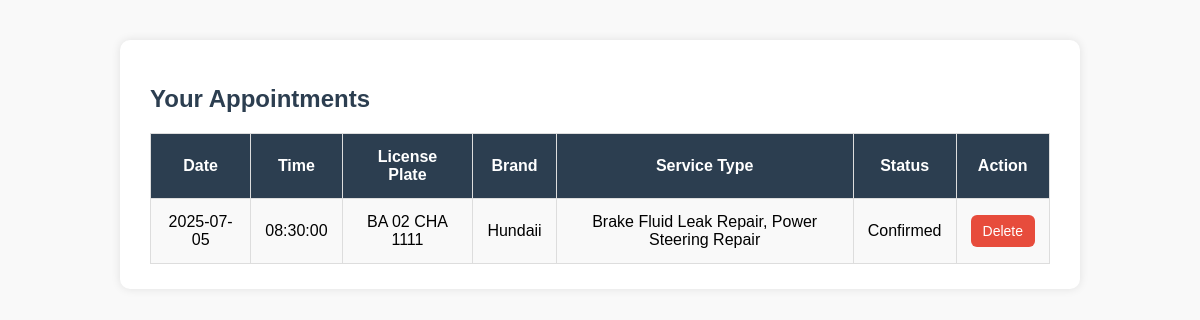
Page /userdashboard/appointment-list.php (signed in) on the committed database.
### tables this page shows
CREATE TABLE `appointments` (
  `id` int(11) NOT NULL,
  `user_id` int(11) DEFAULT NULL,
  `vehicle_id` int(11) NOT NULL,
  `appointment_date` date NOT NULL,
  `appointment_time` time NOT NULL,
  `slot_number` int(1) NOT NULL,
  `status` varchar(50) DEFAULT 'pending',
  `service_type` varchar(300) DEFAULT NULL,
  `user_first_name` varchar(255) DEFAULT NULL
);

CREATE TABLE `vehicles` (
  `id` int(11) NOT NULL,
  `user_id` int(11) DEFAULT NULL,
  `brand` varchar(50) NOT NULL,
  `model` varchar(50) NOT NULL,
  `year` year(4) NOT NULL,
  `license_plate` varchar(20) NOT NULL
);

### userdashboard/appointment-list.php (the view, shortened to what this page needs)
<?php
require_once "../db.php";
$user_id = $_SESSION['user_id'];
$query = "SELECT appointments.id, appointments.appointment_date, appointments.appointment_time, vehicles.license_plate, vehicles.brand AS brand, appointments.status, appointments.service_type
          FROM appointments
          INNER JOIN vehicles ON appointments.vehicle_id = vehicles.id
          WHERE appointments.user_id = '$user_id'";
$result = mysqli_query($conn, $query);
?>
<!DOCTYPE html>
<html lang="en">
<head>
    <link rel="stylesheet" href="CSS/appointment_list.css">
</head>
<body>
    <div class="container">
        <h2>Your Appointments</h2>
        <?php
        if (mysqli_num_rows($result) > 0) {
            echo '<table>';
            echo '<tr>';
            echo '<th>Date</th>';
            echo '<th>Time</th>';
            echo '<th>License Plate</th>';
            echo '<th>Brand</th>';
            echo '<th>Service Type</th>';
            echo '<th>Status</th>';
            echo '<th>Action</th>';
            echo '</tr>';
            while ($row = mysqli_fetch_assoc($result)) {
                echo '<tr>';
                echo '<td>' . htmlspecialchars($row['appointment_date']) . '</td>';
                echo '<td>' . htmlspecialchars($row['appointment_time']) . '</td>';
                echo '<td>' . htmlspecialchars($row['license_plate']) . '</td>';
                echo '<td>' . htmlspecialchars($row['brand']) . '</td>';
                echo '<td>' . htmlspecialchars($row['service_type']) . '</td>';
                echo '<td><span class="status-' . strtolower($row['status']) . '">' . htmlspecialchars($row['status']) . '</span></td>';
                echo '<td><a href="appointment-list.php?delete_id=' . $row['id'] . '" class="delete-btn" onclick="return confirm(\'Are you sure you want to delete this appointment?\')">Delete</a></td>';
                echo '</tr>';
            }
            echo '</table>';
        } else {
            echo '<p class="no-appointments">No appointments found.</p>';
        }
        ?>
    </div>
</body>
</html>

### userdashboard/CSS/appointment_list.css (style rules this page uses)
body { font-family: Arial, sans-serif; margin: 0; padding: 40px; background-color: #f9f9f9; }
.container { max-width: 900px; margin: auto; background: #fff; padding: 25px 30px; border-radius: 10px; box-shadow: 0px 0px 10px rgba(0,0,0,0.1); }
h2 { color: #2c3e50; margin-bottom: 20px; }
table { width: 100%; border-collapse: collapse; font-size: 16px; }
table th, table td { padding: 14px; text-align: center; border: 1px solid #ddd; }
table th { background-color: #2c3e50; color: white; }
table tr:nth-child(even) { background-color: #f9f9f9; }
.delete-btn { background-color: #e74c3c; color: white; border: none; padding: 8px 12px; border-radius: 6px; cursor: pointer; transition: background-color 0.3s; text-decoration: none; font-size: 14px; }

### rows in the picture
appointments: appointment_date "2025-07-05", appointment_time "08:30:00", vehicle.license_plate "BA 02 CHA 1111", vehicle.brand "Hundaii", service_type "Brake Fluid Leak Repair, Power Steering Repair", status "Confirmed"
